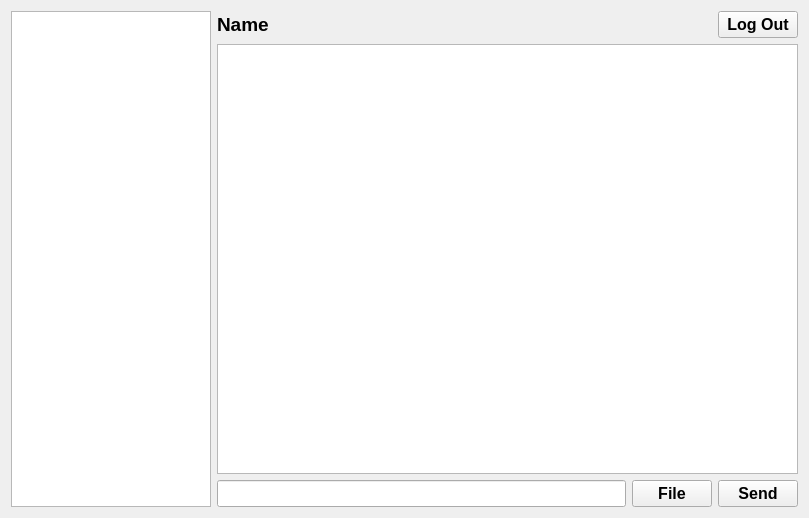
<?xml version="1.0" encoding="UTF-8"?>
<ui version="4.0">
 <class>Chat</class>
 <widget class="QWidget" name="Chat">
  <property name="geometry">
   <rect>
    <x>0</x>
    <y>0</y>
    <width>809</width>
    <height>518</height>
   </rect>
  </property>
  <property name="windowTitle">
   <string>Form</string>
  </property>
  <layout class="QHBoxLayout" name="horizontalLayout_3">
   <item>
    <widget class="QListWidget" name="list_users">
     <property name="maximumSize">
      <size>
       <width>200</width>
       <height>16777215</height>
      </size>
     </property>
    </widget>
   </item>
   <item>
    <layout class="QVBoxLayout" name="verticalLayout">
     <item>
      <layout class="QHBoxLayout" name="horizontalLayout_2">
       <item>
        <widget class="QLabel" name="label_name">
         <property name="font">
          <font>
           <pointsize>14</pointsize>
           <bold>true</bold>
          </font>
         </property>
         <property name="text">
          <string>Name</string>
         </property>
        </widget>
       </item>
       <item>
        <spacer name="horizontalSpacer">
         <property name="orientation">
          <enum>Qt::Horizontal</enum>
         </property>
         <property name="sizeHint" stdset="0">
          <size>
           <width>40</width>
           <height>20</height>
          </size>
         </property>
        </spacer>
       </item>
       <item>
        <widget class="QPushButton" name="btn_logOut">
         <property name="font">
          <font>
           <pointsize>12</pointsize>
           <bold>true</bold>
          </font>
         </property>
         <property name="text">
          <string>Log Out</string>
         </property>
        </widget>
       </item>
      </layout>
     </item>
     <item>
      <widget class="QListWidget" name="list_chat"/>
     </item>
     <item>
      <layout class="QHBoxLayout" name="horizontalLayout">
       <item>
        <widget class="QLineEdit" name="input_msg">
         <property name="sizePolicy">
          <sizepolicy hsizetype="Expanding" vsizetype="Preferred">
           <horstretch>0</horstretch>
           <verstretch>0</verstretch>
          </sizepolicy>
         </property>
        </widget>
       </item>
       <item>
        <widget class="QPushButton" name="btn_file">
         <property name="sizePolicy">
          <sizepolicy hsizetype="Minimum" vsizetype="Preferred">
           <horstretch>0</horstretch>
           <verstretch>0</verstretch>
          </sizepolicy>
         </property>
         <property name="font">
          <font>
           <pointsize>12</pointsize>
           <bold>true</bold>
          </font>
         </property>
         <property name="text">
          <string>File</string>
         </property>
        </widget>
       </item>
       <item>
        <widget class="QPushButton" name="btn_send">
         <property name="sizePolicy">
          <sizepolicy hsizetype="Minimum" vsizetype="Preferred">
           <horstretch>0</horstretch>
           <verstretch>0</verstretch>
          </sizepolicy>
         </property>
         <property name="font">
          <font>
           <pointsize>12</pointsize>
           <bold>true</bold>
          </font>
         </property>
         <property name="text">
          <string>Send</string>
         </property>
        </widget>
       </item>
      </layout>
     </item>
    </layout>
   </item>
  </layout>
 </widget>
 <resources/>
 <connections/>
</ui>
